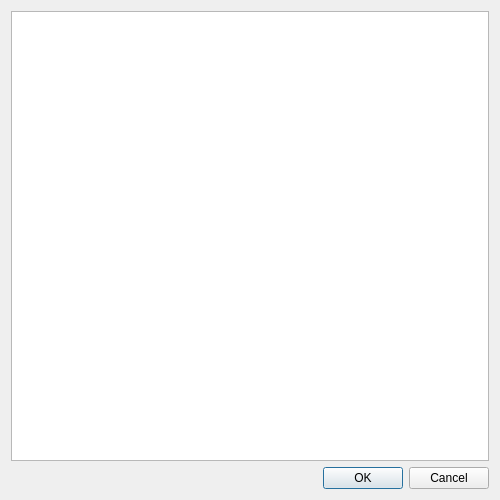
<?xml version="1.0" encoding="UTF-8"?>
<ui version="4.0">
 <class>Dialog</class>
 <widget class="QDialog" name="Dialog">
  <property name="windowModality">
   <enum>Qt::NonModal</enum>
  </property>
  <property name="enabled">
   <bool>true</bool>
  </property>
  <property name="geometry">
   <rect>
    <x>0</x>
    <y>0</y>
    <width>500</width>
    <height>500</height>
   </rect>
  </property>
  <property name="minimumSize">
   <size>
    <width>500</width>
    <height>500</height>
   </size>
  </property>
  <property name="maximumSize">
   <size>
    <width>1200</width>
    <height>1200</height>
   </size>
  </property>
  <property name="windowTitle">
   <string>Dialog</string>
  </property>
  <layout class="QVBoxLayout" name="verticalLayout_3">
   <item>
    <layout class="QVBoxLayout" name="verticalLayout_2">
     <item>
      <widget class="QTableView" name="tableView"/>
     </item>
     <item>
      <widget class="QDialogButtonBox" name="buttonBox">
       <property name="enabled">
        <bool>true</bool>
       </property>
       <property name="orientation">
        <enum>Qt::Horizontal</enum>
       </property>
       <property name="standardButtons">
        <set>QDialogButtonBox::Cancel|QDialogButtonBox::Ok</set>
       </property>
      </widget>
     </item>
    </layout>
   </item>
  </layout>
  <zorder>verticalLayoutWidget</zorder>
  <zorder>verticalLayoutWidget</zorder>
  <zorder>horizontalLayoutWidget</zorder>
  <zorder>verticalLayoutWidget</zorder>
  <zorder>tableView</zorder>
 </widget>
 <resources/>
 <connections>
  <connection>
   <sender>buttonBox</sender>
   <signal>accepted()</signal>
   <receiver>Dialog</receiver>
   <slot>accept()</slot>
   <hints>
    <hint type="sourcelabel">
     <x>248</x>
     <y>254</y>
    </hint>
    <hint type="destinationlabel">
     <x>157</x>
     <y>274</y>
    </hint>
   </hints>
  </connection>
  <connection>
   <sender>buttonBox</sender>
   <signal>rejected()</signal>
   <receiver>Dialog</receiver>
   <slot>reject()</slot>
   <hints>
    <hint type="sourcelabel">
     <x>316</x>
     <y>260</y>
    </hint>
    <hint type="destinationlabel">
     <x>286</x>
     <y>274</y>
    </hint>
   </hints>
  </connection>
 </connections>
</ui>
